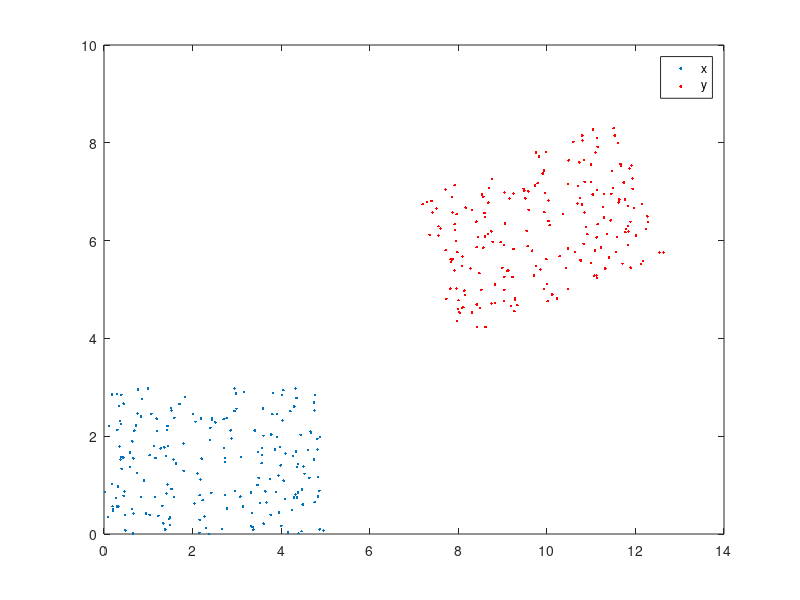
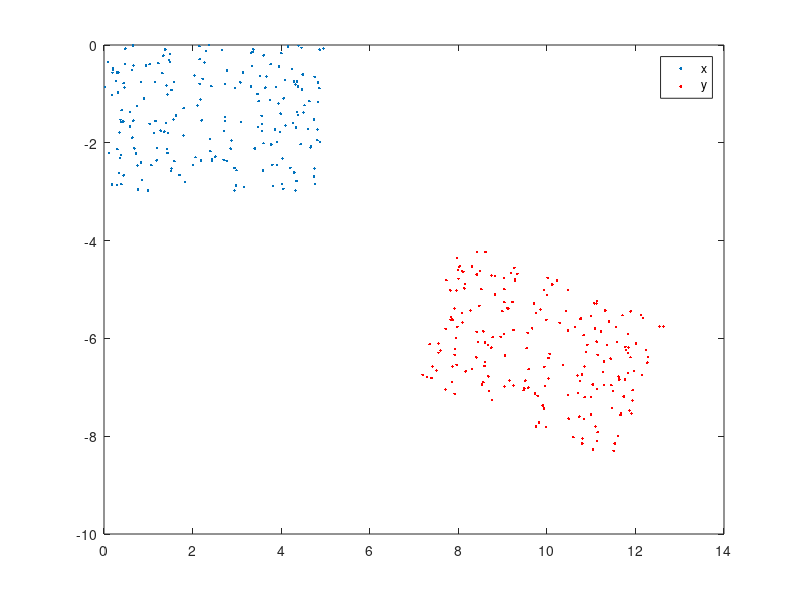

The MATLAB source for these figures, in order: (Note: this script raises an error after producing the figures.)
% Rigid registration with mutual information using KDE
% Algorithm first estimates the kernel density, then calculates the MI,
% maximizes MI using direct search method
% Erhan Bas
% 02/25/10

clear all;close all;clc

% Rigid transformation model
% R(y-t) = x, where y is unregistered and x is registered image. R is
% defined counterclockwise
% For images rotatioin is defined wrto image center

% Load Data
% 1) sythetic rectangle
% 2) brain MRI
% 3) manually selected registration curves

dataType = 1;
if dataType == 1
    N1 = 200;
    x = [5 0;0 3]*rand(2,N1);%-2.5;
    theta = pi/9;
    tx = 8; ty = 4;
    R = [cos(theta) sin(theta);-sin(theta) cos(theta)];
    y = R'*x(:,1:1:end) + repmat([tx;ty],1,length(x));
    N2 = length(y);
    anisotropic = 1;
    wgt = [theta;tx;ty];
    
    figure,
    plot(x(1,:),x(2,:),'.',y(1,:),y(2,:),'r.'), legend('x','y')
  
elseif dataType ==2
    unregistered = imread('unreg.bmp');
    registeredOriginal = imread('reg.bmp');
    figure, subplot(211),imshow(unregistered),title('y = unreg'),subplot(212), imshow(registeredOriginal),title('x = reg');
    I1 = edge(rgb2gray(unregistered),'canny',.4);
    I2 = edge(rgb2gray(registeredOriginal),'canny',.4);
    figure, subplot(211),imshow(I1),title('y = unreg'),subplot(212), imshow(I2),title('x = reg');
    [y1 y2]=find(I1); y = [y2 y1]';
    [x1 x2]=find(I2); x = [x2 x1]';
    
    y = y(:,1:6:end);
    x = x(:,1:6:end);
    
    N2 = length(y);
    anisotropic = 1;
    
    thetagt = pi/9;
    Rgt = [cos(thetagt) sin(thetagt);-sin(thetagt) cos(thetagt)];
    tgt =(eye(2)-Rgt')*[128;128];
    tgtx = tgt(1);
    tgty = tgt(2);
    wgt = [thetagt;tgt];
    xgt = Rgt*(y-repmat(tgt,1,length(y)));
    
    figure,
    plot(x(1,:),-x(2,:),'.',y(1,:),-y(2,:),'r.'), legend('x','y')
    
    figure,
    plot(x(1,:),-x(2,:),'.',xgt(1,:),-xgt(2,:),'r.'), legend('x','xgt')
    
elseif dataType ==3
    KV = load('EdgeSelection/edgesKV');
    DRR = load('EdgeSelection/edgesDRR2');
    x = KV.edgesKV;
    y = DRR.y;
    N2 = length(y);
    anisotropic = 1;
    
    figure,
    plot(x(1,:),-x(2,:),'.',y(1,:),-y(2,:),'r.'), legend('x','y'),
    
    %     estimating initial values of R and t
    %  x =R(y-t)
    % 1) Least mean square solution : Ax = b => x = inv(A'A)A'b
    % [x1;x2][cos sin;-sin cos][y1;y2]-[cos sin;-sin cos][t1;t2]
    % A = [y(1,1) y(1,2) 1 0;
    %      y(1,2) -y(1,1) 0 1;
    %      y(2,1) y(2,2) 1 0;
    %      y(2,2) -y(2,1) 0 1]
    % b = [cos;sin;k(1);k(2)] where k = -Rt
    
    % 2) Assume rotation is 0, match center locations
    
    mx_y = mean(y,2)-mean(x,2);
    x_ = x-repmat(mean(x,2),1,length(x));
    y_ = y-repmat(mean(y,2),1,length(y));

    init3 = [0*(1+.1*randn()) mx_y(1)*(1+.001*randn()) mx_y(2)*(1+.001*randn())];
    
    figure,
    plot(x_(1,:),-x_(2,:),'.',y_(1,:),-y_(2,:),'r.'), legend('x','y'),title('mean subtracted')
end
figure,
plot(x(1,:),-x(2,:),'.',y(1,:),-y(2,:),'r.'), legend('x','y')
% matlabpool(4)
%%
% Algorithm part
close all
if (1)
    [sigma_optx,S_x] = fitkdeFast(x,anisotropic);
    [sigma_opty,S_y] = fitkdeFast(y,anisotropic);
    scale=4;
    %%
    tic
    myfun = @(v) kdeopt2(v,y,x,S_x,S_y,anisotropic,scale);
    switch dataType
        case 1
            init = [wgt(1)*(1+.1*randn()) wgt(2)*(1+.1*randn()) wgt(3)*(1+.1*randn())];
        case 2
            init = [wgt(1)*(1+.05*randn()) wgt(2)*(1+.1*randn()) wgt(3)*(1+.1*randn())];
        case 3
            init = init3;
    end
    w2 = fminsearch(myfun,init);
    toc
    
    figure,
    plot(x(1,:),x(2,:),'.',y(1,:),y(2,:),'r.'), legend('x','y'), title('original')
    w=w2;
    
    the = w(1);
    ttx = w(2);
    tty = w(3);
    Rest = [cos(the) sin(the);-sin(the) cos(the)];
    xest = (Rest*(y - repmat([ttx;tty],1,length(y))));
    
    figure,plot(xest(1,:),-xest(2,:),'r.',x(1,:),-x(2,:),'o'), legend('xest','x'), title('forward estimation')
    yest = (Rest'*x + repmat([ttx;tty],1,length(x)));
    figure,plot(yest(1,:),-yest(2,:),'.b',y(1,:),-y(2,:),'r.'), legend('yest','y'), title('backward estimation')
end




